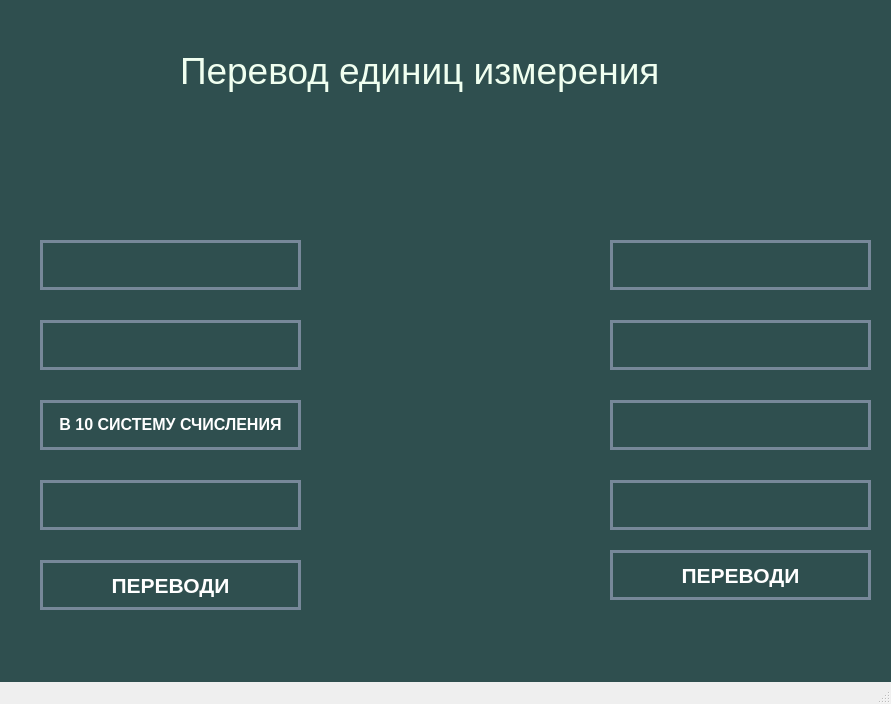
<?xml version="1.0" encoding="UTF-8"?>
<ui version="4.0">
 <class>MainWindow</class>
 <widget class="QMainWindow" name="MainWindow">
  <property name="geometry">
   <rect>
    <x>0</x>
    <y>0</y>
    <width>891</width>
    <height>704</height>
   </rect>
  </property>
  <property name="windowTitle">
   <string>MainWindow</string>
  </property>
  <widget class="QWidget" name="centralwidget">
   <property name="styleSheet">
    <string notr="true">background-color:#2F4F4F</string>
   </property>
   <widget class="QLabel" name="label">
    <property name="geometry">
     <rect>
      <x>180</x>
      <y>20</y>
      <width>521</width>
      <height>101</height>
     </rect>
    </property>
    <property name="font">
     <font>
      <family>Microsoft YaHei UI</family>
      <pointsize>28</pointsize>
      <weight>50</weight>
      <bold>false</bold>
     </font>
    </property>
    <property name="styleSheet">
     <string notr="true">color:#F0FFF0
</string>
    </property>
    <property name="text">
     <string>Перевод единиц измерения</string>
    </property>
   </widget>
   <widget class="QLabel" name="label_3">
    <property name="geometry">
     <rect>
      <x>70</x>
      <y>130</y>
      <width>161</width>
      <height>71</height>
     </rect>
    </property>
    <property name="text">
     <string/>
    </property>
    <property name="pixmap">
     <pixmap>системы счисл.png</pixmap>
    </property>
   </widget>
   <widget class="QLabel" name="label_4">
    <property name="geometry">
     <rect>
      <x>670</x>
      <y>130</y>
      <width>151</width>
      <height>71</height>
     </rect>
    </property>
    <property name="text">
     <string/>
    </property>
    <property name="pixmap">
     <pixmap>валюты.png</pixmap>
    </property>
   </widget>
   <widget class="QLineEdit" name="input_kursval1">
    <property name="geometry">
     <rect>
      <x>610</x>
      <y>240</y>
      <width>261</width>
      <height>50</height>
     </rect>
    </property>
    <property name="font">
     <font>
      <pointsize>18</pointsize>
     </font>
    </property>
    <property name="styleSheet">
     <string notr="true">background-color:#2F4F4F;
border: 3px solid #778899;
color: white</string>
    </property>
    <property name="text">
     <string/>
    </property>
    <property name="alignment">
     <set>Qt::AlignCenter</set>
    </property>
   </widget>
   <widget class="QPushButton" name="pushButtonkursval">
    <property name="geometry">
     <rect>
      <x>610</x>
      <y>550</y>
      <width>261</width>
      <height>50</height>
     </rect>
    </property>
    <property name="font">
     <font>
      <pointsize>16</pointsize>
      <weight>75</weight>
      <bold>true</bold>
     </font>
    </property>
    <property name="styleSheet">
     <string notr="true">QPushButton {
    color:white;
    background-color: #2F4F4F;
    border-radius: 30;
    border: 3px solid #778899;
}

QPushButton::pressed{
	border-radius: 6px;
	background-color: #ff4545;
	color: black;
}</string>
    </property>
    <property name="text">
     <string>ПЕРЕВОДИ</string>
    </property>
   </widget>
   <widget class="QLineEdit" name="input_kursval2">
    <property name="geometry">
     <rect>
      <x>610</x>
      <y>320</y>
      <width>261</width>
      <height>50</height>
     </rect>
    </property>
    <property name="font">
     <font>
      <pointsize>18</pointsize>
     </font>
    </property>
    <property name="styleSheet">
     <string notr="true">background-color:#2F4F4F;
border: 3px solid #778899;
color: white</string>
    </property>
    <property name="text">
     <string/>
    </property>
    <property name="alignment">
     <set>Qt::AlignCenter</set>
    </property>
   </widget>
   <widget class="QLineEdit" name="output_kursval1">
    <property name="geometry">
     <rect>
      <x>610</x>
      <y>400</y>
      <width>261</width>
      <height>50</height>
     </rect>
    </property>
    <property name="font">
     <font>
      <pointsize>18</pointsize>
     </font>
    </property>
    <property name="styleSheet">
     <string notr="true">background-color:#2F4F4F;
border: 3px solid #778899;
color: white</string>
    </property>
    <property name="text">
     <string/>
    </property>
    <property name="alignment">
     <set>Qt::AlignCenter</set>
    </property>
   </widget>
   <widget class="QLineEdit" name="output_kursval2">
    <property name="geometry">
     <rect>
      <x>610</x>
      <y>480</y>
      <width>261</width>
      <height>50</height>
     </rect>
    </property>
    <property name="font">
     <font>
      <pointsize>18</pointsize>
     </font>
    </property>
    <property name="styleSheet">
     <string notr="true">background-color:#2F4F4F;
border: 3px solid #778899;
color: white</string>
    </property>
    <property name="text">
     <string/>
    </property>
    <property name="alignment">
     <set>Qt::AlignCenter</set>
    </property>
   </widget>
   <widget class="QLineEdit" name="output_rasst2">
    <property name="geometry">
     <rect>
      <x>40</x>
      <y>480</y>
      <width>261</width>
      <height>50</height>
     </rect>
    </property>
    <property name="font">
     <font>
      <pointsize>18</pointsize>
     </font>
    </property>
    <property name="styleSheet">
     <string notr="true">background-color:#2F4F4F;
border: 3px solid #778899;
color: white</string>
    </property>
    <property name="text">
     <string/>
    </property>
    <property name="alignment">
     <set>Qt::AlignCenter</set>
    </property>
   </widget>
   <widget class="QLineEdit" name="input_rasst2">
    <property name="geometry">
     <rect>
      <x>40</x>
      <y>320</y>
      <width>261</width>
      <height>50</height>
     </rect>
    </property>
    <property name="font">
     <font>
      <pointsize>18</pointsize>
     </font>
    </property>
    <property name="styleSheet">
     <string notr="true">background-color:#2F4F4F;
border: 3px solid #778899;
color: white</string>
    </property>
    <property name="text">
     <string/>
    </property>
    <property name="alignment">
     <set>Qt::AlignCenter</set>
    </property>
   </widget>
   <widget class="QPushButton" name="pushButtonrasst">
    <property name="geometry">
     <rect>
      <x>40</x>
      <y>560</y>
      <width>261</width>
      <height>50</height>
     </rect>
    </property>
    <property name="font">
     <font>
      <pointsize>16</pointsize>
      <weight>75</weight>
      <bold>true</bold>
     </font>
    </property>
    <property name="styleSheet">
     <string notr="true">QPushButton {
    color:white;
    background-color: #2F4F4F;
    border-radius: 30;
    border: 3px solid #778899;
}

QPushButton::pressed{
	border-radius: 6px;
	background-color: #ff4545;
	color: black;
}</string>
    </property>
    <property name="text">
     <string>ПЕРЕВОДИ</string>
    </property>
   </widget>
   <widget class="QLineEdit" name="input_rasst1">
    <property name="geometry">
     <rect>
      <x>40</x>
      <y>240</y>
      <width>261</width>
      <height>50</height>
     </rect>
    </property>
    <property name="font">
     <font>
      <pointsize>18</pointsize>
     </font>
    </property>
    <property name="styleSheet">
     <string notr="true">background-color:#2F4F4F;
border: 3px solid #778899;
color: white</string>
    </property>
    <property name="text">
     <string/>
    </property>
    <property name="alignment">
     <set>Qt::AlignCenter</set>
    </property>
   </widget>
   <widget class="QLabel" name="label_5">
    <property name="geometry">
     <rect>
      <x>40</x>
      <y>400</y>
      <width>261</width>
      <height>50</height>
     </rect>
    </property>
    <property name="font">
     <font>
      <pointsize>12</pointsize>
      <weight>75</weight>
      <bold>true</bold>
     </font>
    </property>
    <property name="styleSheet">
     <string notr="true">background-color:#2F4F4F;
border: 3px solid #778899;
color: white</string>
    </property>
    <property name="text">
     <string>В 10 СИСТЕМУ СЧИСЛЕНИЯ</string>
    </property>
    <property name="textFormat">
     <enum>Qt::RichText</enum>
    </property>
    <property name="alignment">
     <set>Qt::AlignCenter</set>
    </property>
   </widget>
   <widget class="QLabel" name="label_2">
    <property name="geometry">
     <rect>
      <x>320</x>
      <y>130</y>
      <width>251</width>
      <height>211</height>
     </rect>
    </property>
    <property name="font">
     <font>
      <family>Myanmar Text</family>
     </font>
    </property>
    <property name="text">
     <string/>
    </property>
    <property name="pixmap">
     <pixmap>системкомп.jpg</pixmap>
    </property>
   </widget>
   <widget class="QLabel" name="label_6">
    <property name="geometry">
     <rect>
      <x>340</x>
      <y>380</y>
      <width>231</width>
      <height>221</height>
     </rect>
    </property>
    <property name="text">
     <string/>
    </property>
    <property name="pixmap">
     <pixmap>графвалдоллар.jpg</pixmap>
    </property>
   </widget>
  </widget>
  <widget class="QMenuBar" name="menubar">
   <property name="geometry">
    <rect>
     <x>0</x>
     <y>0</y>
     <width>891</width>
     <height>21</height>
    </rect>
   </property>
  </widget>
  <widget class="QStatusBar" name="statusbar"/>
 </widget>
 <resources/>
 <connections/>
</ui>
